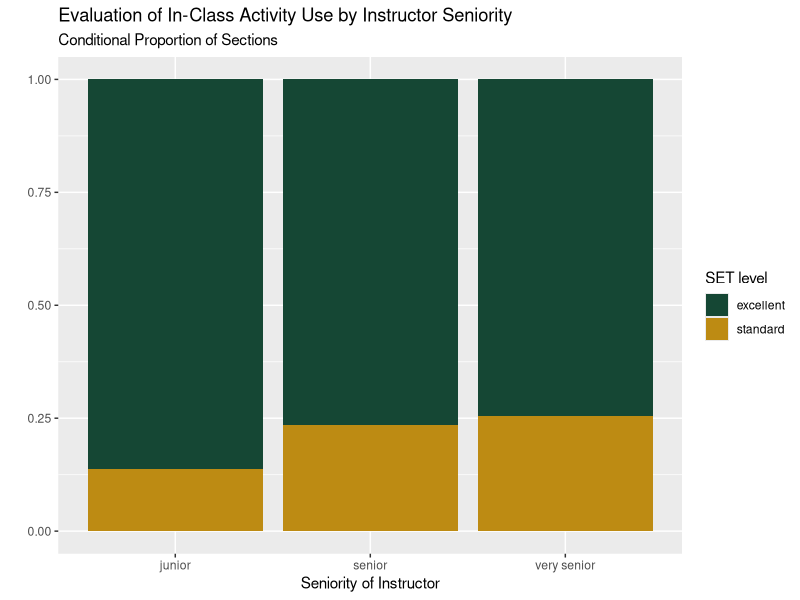

This figure's R source:
## ---- chunk 1
# code chunk for loading packages
library(dplyr)
library(knitr)
library(readr)
library(ggplot2)
## ---- chunk 2
# code chunk for importing the data
teacherData <- read_csv(file = "teacher_evals.csv")
## ---- chunk 3
# you may want to use code to answer this question
summary(teacherData)
dim(teacherData)
spec(teacherData)
## ---- chunk 4
# code chunk for Q4

teacher_evals_clean <- teacherData |>
  rename(sex = gender) |>
  filter(no_participants > 10) |>
  mutate(question_no = question_no - 900) |>
  mutate(teacher_id = as.character(teacher_id)) |>
  select(course_id : SET_score_avg, percent_failed_cur, academic_degree : sex)
  
kable(teacher_evals_clean)

## ---- chunk 5
# code chunk for Q5
teacherCount <- teacher_evals_clean |>
  summarize(teacherCount = n_distinct(teacher_id))

kable(teacherCount)

courseCount <- teacher_evals_clean |>
  summarize(courseCount = n_distinct(course_id))

kable(courseCount)

## ---- chunk 6
# code chunk for Q6 https://stackoverflow.com/questions/69720079/filter-dataframe-when-all-columns-are-na-in-dplyr, https://chatgpt.com/share/68019727-e014-8009-b21d-028816e09e49
mysteryTeacher <- teacher_evals_clean |>
  filter(if_any(everything(), ~ is.na(.)))
## ---- chunk 7
# code chunk for Q7
teacher_evals_clean |>
  select(teacher_id, academic_degree, seniority, sex) |>
  distinct(teacher_id, .keep_all = TRUE) |>
  count(sex) |>
  kable()

teacher_evals_clean |>
  select(teacher_id, academic_degree, seniority, sex) |>
  distinct(teacher_id, .keep_all = TRUE) |>
  summary() |>
  kable()

teacher_evals_clean |>
  select(teacher_id, academic_degree, seniority, sex) |>
  distinct(teacher_id, .keep_all = TRUE) |>
  count(academic_degree) |>
  kable()

## ---- chunk 8
# code chunk for Q8, https://chatgpt.com/share/6802e159-f878-8009-9ce2-d088c93fe4d5

teacher_evals_clean |>
  group_by(course_id, teacher_id) |>
  filter(n_distinct(question_no) == 9) |>
  count(course_id, teacher_id) |>
  kable()
## ---- chunk 9
# code chunk for Q9 https://chatgpt.com/share/6802e159-f878-8009-9ce2-d088c93fe4d5
teacher_evals_clean |>
  filter(question_no == 1) |>
  group_by(teacher_id) |>
  summarise(avg_SET_score_all_courses = mean(SET_score_avg),
            number_of_courses = n_distinct(course_id)) |>
  # arrange(desc(avg_SET_score_all_courses))
  
  slice_min(order_by = avg_SET_score_all_courses) |>
  kable()
  
## ---- chunk 10
# code chunk for Q10
teacher_evals_clean |>
  filter(question_no == 1) |>
  group_by(teacher_id) |>
  summarise(avg_SET_score_all_courses = mean(SET_score_avg),
            number_of_courses = n_distinct(course_id)) |>
  filter(number_of_courses > 4) |>
  slice_max(order_by = avg_SET_score_all_courses) |>
  kable()
## ---- chunk 11
# code chunk for Q11
teacher_evals_clean |>
  filter(academic_degree == "dr" | academic_degree == "prof") |>
  group_by(teacher_id, seniority, sex) |>
  summarise(avg_response_all_courses = mean(resp_share)) |>
  ungroup() |>
  slice_max(order_by = avg_response_all_courses) |>
  kable()

teacher_evals_clean |>
  filter(academic_degree == "dr" | academic_degree == "prof") |>
  group_by(teacher_id, seniority, sex) |>
  summarise(avg_response_all_courses = mean(resp_share)) |>
  ungroup() |>
  slice_min(order_by = avg_response_all_courses) |>
  kable()
## ---- chunk 12
# code chunk for Q12, seems weird skipping out years 4-5 
teacher_evals_compare <- teacher_evals_clean |>
  filter(question_no == 3) |>
  mutate(set_level = case_when(SET_score_avg >= 4 ~ "excellent",
                               TRUE               ~ "standard")) |>
  mutate(sen_level = case_when(seniority <= 4 ~ "junior",
                               seniority > 8  ~ "very senior",
                               (seniority >= 5 & seniority <= 8) ~ "senior",
                               TRUE               ~ "NEITHER")) |>
  select(course_id, set_level, sen_level)
  kable(teacher_evals_compare)
  
  
## ---- chunk 13
# code chunk for Q13, https://www.sthda.com/english/wiki/ggplot2-colors-how-to-change-colors-automatically-and-manually https://chatgpt.com/share/6802fa42-6ba8-8009-bf93-998a9d554bf1, https://stackoverflow.com/questions/59008974/why-is-stat-identity-necessary-in-geom-bar-in-ggplot, https://stackoverflow.com/questions/14622421/how-to-change-legend-title-in-ggplot

proportion <- teacher_evals_compare |>
  group_by(sen_level, set_level) |>
  count() |>
  group_by(sen_level) |>
  mutate(prop = n / sum(n)) 

ggplot(data = proportion, aes(x = sen_level, y = prop, fill = set_level)) +
  geom_bar(stat = "identity") +
  scale_fill_manual(values = c("#154734", "#BD8B13")) + 
  labs(title = "Evaluation of In-Class Activity Use by Instructor Seniority", subtitle = "Conditional Proportion of Sections", x = "Seniority of Instructor", y = "", fill = "SET level")
## ---- chunk 14
# code chunk for Q14
chisq.test(x = teacher_evals_compare$set_level, y = teacher_evals_compare$sen_level) 
